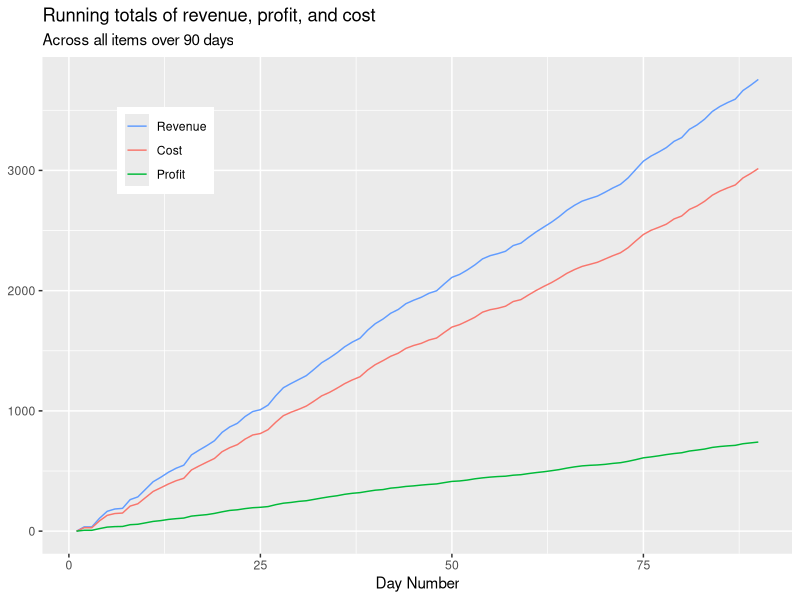
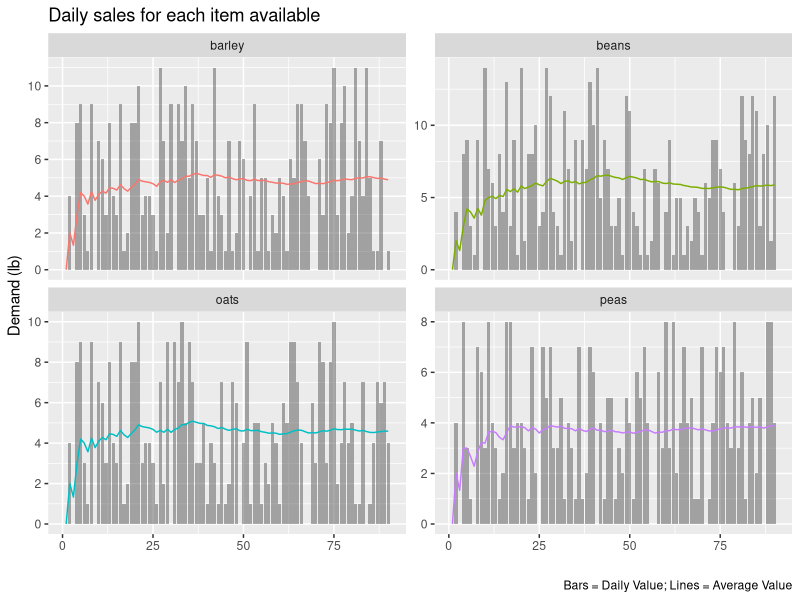

Reproduce these figures in R, in order.
library(tidyverse)

# set up provided data
produce <- c('oats', 'peas', 'beans', 'barley')
wholesale <- c(1.05, 3.17, 1.99, 0.95)
retail <- c(1.29, 3.76, 2.23, 1.65)
min_sales <- rep(0, 4)
max_sales <- c(10, 8, 14, 11)
num_days <- 90

# create container list for simulation results
walther <- list()

# create simulation for each list
for (p in 1:length(produce)) {
  # get 90 simulated sales for produce item
  set.seed(42) # set random number generator seed for replicability
  sales <- sample(min_sales[p]:max_sales[p], num_days, replace = TRUE)
  # store day number and calculate revenue, cost, and profit
  df <- data.frame(day_no = 1:num_days, sales) %>%
    mutate(revenue = sales * retail[p],
           cost = sales * wholesale[p],
           profit = revenue - cost)
  # add item name
  df$item <- rep(produce[p], num_days)
  # store in list
  walther[[p]] <- df
}

# collapse list into single data frame (tbl_df)
walther <- tbl_df(bind_rows(walther))

# calculate daily and running sums
daily <- walther %>% 
  group_by(day_no) %>% 
  summarise(revenue = sum(revenue),
            cost = sum(cost),
            profit = sum(profit)) %>%
  mutate(
    running_revenue = cumsum(revenue),
    running_cost = cumsum(cost),
    running_profit = cumsum(profit)
  )

# calculate total revenue, cost, and profit
tot <- daily[nrow(daily), 5:7]
  # revenue: 4357.36
  # cost:    3500.76
  # profilt:  856.60

# get daily and average sales by item
item <- walther %>% 
  group_by(item) %>% 
  mutate(avg_sales = cummean(sales))

# plot results
ggplot(daily, aes(x = day_no)) +
  geom_line(aes(y = running_revenue, col = 'Revenue')) +
  geom_line(aes(y = running_cost, col = 'Cost')) +
  geom_line(aes(y = running_profit, col = 'Profit')) +
  scale_x_continuous('Day Number') + scale_y_continuous(NULL) +
  scale_color_discrete(NULL, breaks = c('Revenue', 'Cost', 'Profit')) +
  theme(legend.position = c(0.1, 0.9), legend.justification = c(0,1)) +
  labs(title = 'Running totals of revenue, profit, and cost',
       subtitle = 'Across all items over 90 days')

library(scales)
ggplot(item, aes(x = day_no)) +
  geom_col(aes(y = sales), alpha = 0.5) +
  geom_line(aes(y = avg_sales, col = item), show.legend = FALSE) +
  facet_wrap(~item, scales = 'free_y') +
  scale_y_continuous('Demand (lb)', breaks = pretty_breaks()) +
  scale_x_continuous('') +
  labs(title = 'Daily sales for each item available',
       caption = 'Bars = Daily Value; Lines = Average Value')
